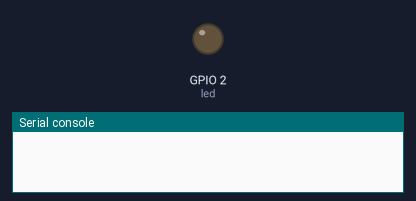
Simulated run of this program. Board: ESP8266 board running MicroPython. On the bench: output pins drawn as LEDs (lit = HIGH, except the on-board LED, lit = LOW), the last lines printed to the serial console. Deep sleep restarts the program when it ends.

Above: at 0.5 s.
At 9.1 s:
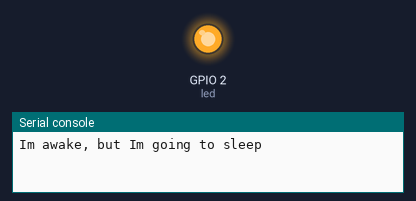
Timing chart, 0 to 22.5 s (numbered marks = the images above):
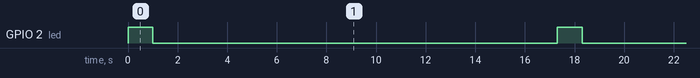

The program:

ESP8266_deep_sleep.py
```python
'''
ESP8266_deep_sleep.py

ESP8266

'''

import machine
from machine import Pin
from time import sleep

led = Pin(2, Pin.OUT)

def deep_sleep(msecs):
  # RTC konfigurieren. ALARM0, um das Gerät aufwecken zu können
  rtc = machine.RTC()
  rtc.irq(trigger=rtc.ALARM0, wake=machine.DEEPSLEEP)

  # RTC einstellen. ALARM0 wird nach X Millisekunden ausgelöst (Aufwecken des Geräts)
  rtc.alarm(rtc.ALARM0, msecs)

  # Versetze das Gerät in den Ruhezustand
  machine.deepsleep()

#blink LED
led.value(1)
sleep(1)
led.value(0)
sleep(1)

# Warte 5 Sekunden, damit der ESP wach bleibt, um später eine serielle Kommunikation herzustellen
# Diese Sleep-Zeile im endgültigen Skript entfernen
sleep(5)

print('Im awake, but Im going to sleep')

#sleep für 10 seconds (10000 milliseconds)
deep_sleep(10000)
```

Measured:
- by itself, GPIO 2 (led): alternates HIGH for 1.0 s and LOW for 16.3 s
